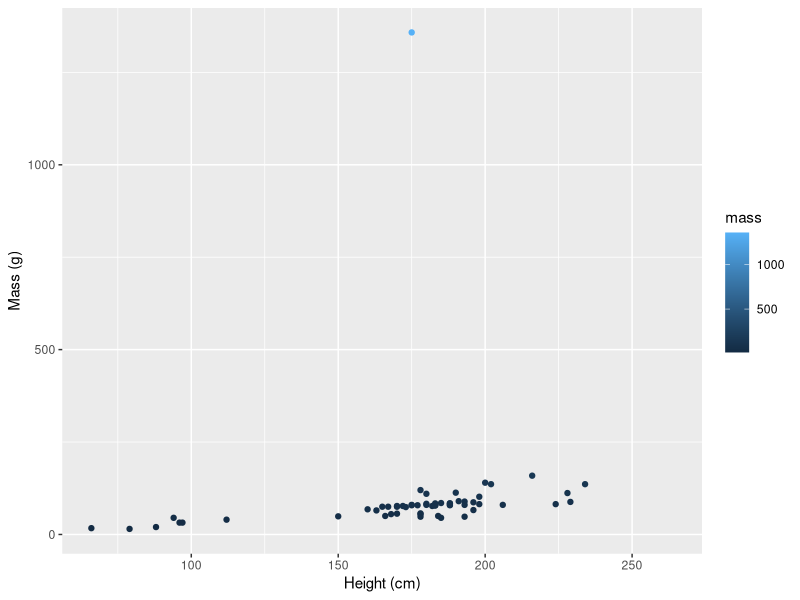
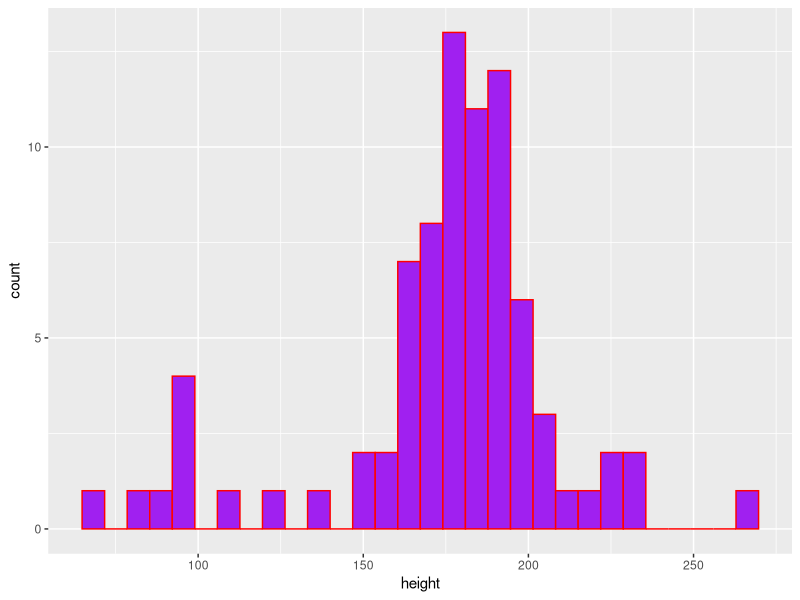

These figures' R source, in order:
## ---- chunk 1
#| warning: false
#| message: false
library(tidyverse)
## ---- chunk 2
#| include: false
#return first 6 lines of starwars data

head(starwars)

#return dimensions of the starwars data
dim(starwars)
## ---- chunk 3

#| warning: false 
#| include: false
ggplot(data = starwars, aes(x = height, y = mass, color = mass))+ 
  geom_point()+ 
  labs( x = "Height (cm)", 
        y = "Mass (g)")
          
## ---- chunk 4
#| warning: false
#| fig-cap: "caption text"
#| fig-alt: "figure alt text"
ggplot(data = starwars, aes(x = height)) + 
  geom_histogram(color = "red", fill = "purple")
## ---- chunk 5
# remove NAs from data

sw_height_mean <- mean(starwars$height, na.rm = TRUE)
sw_height_median <- median(starwars$height, na.rm = TRUE)
sw_height_var <- var(starwars$height, na.rm = TRUE)
sw_height_sd <- sd(starwars$height, na.rm = TRUE)

